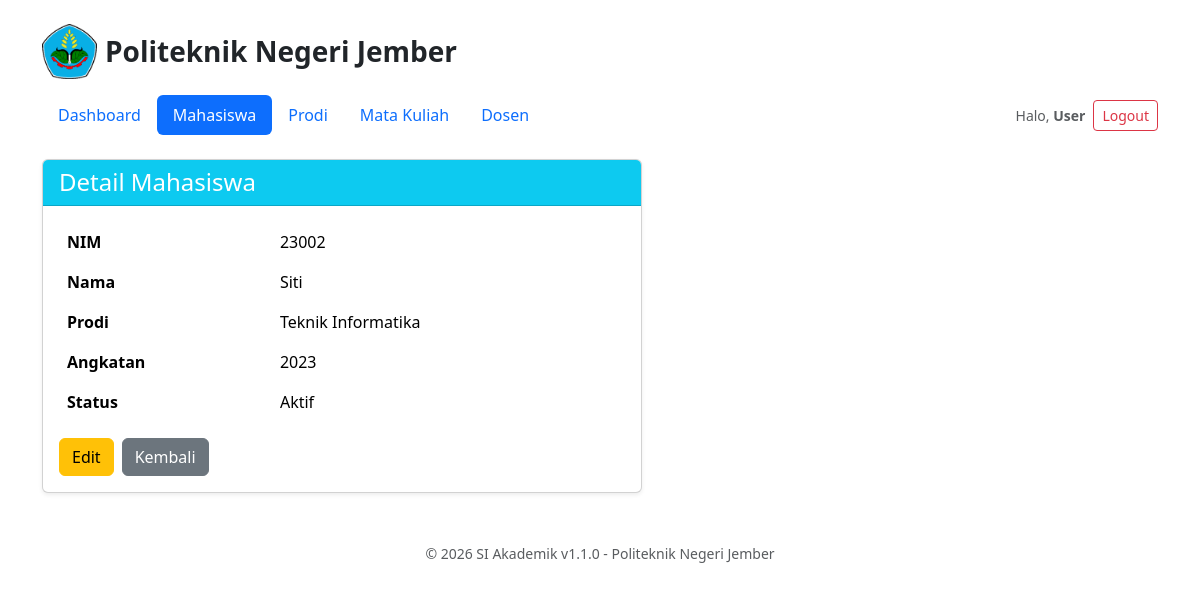
Page /setoran_BKPM-1/si-akademik_acara16/mahasiswa/23002 (signed in) on the committed database.
### tables this page shows
CREATE TABLE IF NOT EXISTS mahasiswa (
    id       INT AUTO_INCREMENT PRIMARY KEY,
    nim      VARCHAR(20)  NOT NULL UNIQUE,
    nama     VARCHAR(100) NOT NULL,
    email    VARCHAR(100) NOT NULL,
    prodi_id INT          NOT NULL,
    angkatan INT          NOT NULL,
    status   VARCHAR(10)  NOT NULL DEFAULT 'aktif'
);

CREATE TABLE IF NOT EXISTS prodi (
    id   INT AUTO_INCREMENT PRIMARY KEY,
    kode VARCHAR(10)  NOT NULL,
    nama VARCHAR(100) NOT NULL
);

### app/Views/layouts/main.php (called while the page is built, shortened)
<?php
require __DIR__ . '/../partials/header.php';
require __DIR__ . '/../partials/navbar.php';
require $content;
require __DIR__ . '/../partials/footer.php';

### app/Core/BaseController.php (called while the page is built, shortened)
<?php
class BaseController
{
    protected function view(
        string $view,
        array $data = [],
        string $active = '',
        bool $useLayout = true
    ): void {
        extract($data, EXTR_SKIP);
        $content = __DIR__ . '/../Views/' . $view . '.php';
        require __DIR__ . '/../Views/layouts/main.php';
    }
}

### app/Controllers/MahasiswaController.php (called while the page is built, shortened)
<?php
class MahasiswaController extends BaseController
{
    private MahasiswaService $service;
    public function __construct(MahasiswaService $service)
    {
        $this->service = $service;
    }
    public function show($nim): void
    {
        $this->view(
            'mahasiswa/detail',
            ['mahasiswaDitemukan' => $this->service->detail((string) $nim)],
            'mahasiswa'
        );
    }
}

### public/index.php (called while the page is built, shortened)
<?php
$routes = require __DIR__ . '/../routes/web.php';
$requestUri = parse_url($_SERVER['REQUEST_URI'], PHP_URL_PATH);
$method     = $_SERVER['REQUEST_METHOD'];
$uri = $requestUri;
if (defined('BASE_URL') && !empty(BASE_URL)) {
    if (str_starts_with($uri, BASE_URL)) {
        $uri = substr($uri, strlen(BASE_URL));
    }
}
try {
    $router = new App\Core\Router($routes);
    $router->dispatch($uri, $method);
} catch (Throwable $e) {
    App\Core\Logger::error('Error tak tertangani', $e);
    http_response_code(500);
    echo 'Terjadi gangguan pada sistem. Silakan coba beberapa saat lagi.';
}

### app/Models/Mahasiswa.php (called while the page is built, shortened)
<?php
class Mahasiswa
{
    private string $nim;
    private string $nama;
    private string $prodi;
    private string $angkatan;
    private string $status;
    public function __construct(
        string $nim,
        string $nama,
        string $prodi,
        string $angkatan = '',
        string $status = 'aktif'
    ) {
        $this->nim = $nim;
        $this->nama = $nama;
        $this->prodi = $prodi;
        $this->angkatan = $angkatan !== ''
            ? $angkatan
            : ('20' . substr($nim, 0, 2));
        $this->status = $status;
    }
    public function getNim(): string
    {
        return $this->nim;
    }
    public function getNama(): string
    {
        return $this->nama;
    }
    public function getProdi(): string
    {
        return $this->prodi;
    }
    public function getAngkatan(): string
    {
        return $this->angkatan;
    }
    public function getStatus(): string
    {
        return $this->status;
    }
}

### app/Repositories/MahasiswaRepository.php (called while the page is built, shortened)
<?php
class MahasiswaRepository
{
    private Database $database;
    public function __construct(Database $database)
    {
        $this->database = $database;
    }
    private function db(): PDO
    {
        return $this->database->getConnection();
    }
    public function findByNim(string $nim): ?Mahasiswa
    {
        $stmt = $this->db()->prepare(
            "SELECT m.nim, m.nama, m.angkatan, m.status,
                    p.nama AS prodi_nama
             FROM mahasiswa m
             JOIN prodi p ON m.prodi_id = p.id
             WHERE m.nim = :nim"
        );
        $stmt->execute([
            'nim' => $nim
        ]);
        $row = $stmt->fetch(PDO::FETCH_ASSOC);
        return new Mahasiswa(
            $row['nim'],
            $row['nama'],
            $row['prodi_nama'],
            (string) $row['angkatan'],
            $row['status']
        );
    }
}

### app/Core/Database.php (called while the page is built, shortened)
<?php
class Database
{
    private PDO $pdo;
    public function __construct()
    {
        $config = require __DIR__ . '/../../config/database.php';
        try {
            $this->pdo = new PDO(
                "mysql:host={$config['host']};dbname={$config['dbname']};charset={$config['charset']}",
                $config['username'],
                $config['password']
            );
            $this->pdo->setAttribute(
                PDO::ATTR_ERRMODE,
                PDO::ERRMODE_EXCEPTION
            );
        } catch (PDOException $e) {
            Logger::error('Koneksi database gagal', $e);
            throw new \RuntimeException('Koneksi database gagal', 0, $e);
        }
    }
    public function getConnection(): PDO
    {
        return $this->pdo;
    }
}

### config/database.php (called while the page is built)
<?php
return [
'host'     => '127.0.0.1:3307',
'dbname'   => 'si_akademik',
'username' => 'root',
'password' => '',
'charset'  => 'utf8mb4',
];

### app/Services/MahasiswaService.php (called while the page is built, shortened)
<?php
class MahasiswaService
{
    public function detail(string $nim)
    {
        return $this->repo->findByNim($nim);
    }
}

### app/Views/mahasiswa/detail.php (the view)
<div class="card shadow-sm" style="max-width:600px">
    <div class="card-header bg-info text-white">
        <h4 class="mb-0">Detail Mahasiswa</h4>
    </div>
<div class="card-body"><?php if($mahasiswaDitemukan):?><table class="table table-borderless">
        <tr>
            <th>NIM</th>
            <td><?=htmlspecialchars($mahasiswaDitemukan->getNim())?></td>
        </tr>
    <tr>
        <th>Nama</th>
        <td><?=htmlspecialchars($mahasiswaDitemukan->getNama())?></td>
    </tr>
<tr>
    <th>Prodi</th>
    <td><?=htmlspecialchars($mahasiswaDitemukan->getProdi())?></td>
</tr>
<tr>
    <th>Angkatan</th>
    <td><?=htmlspecialchars($mahasiswaDitemukan->getAngkatan())?></td>
</tr>
<tr>
    <th>Status</th>
    <td><?=htmlspecialchars(ucfirst($mahasiswaDitemukan->getStatus()))?></td>
</tr>
</table>
<div class="d-flex gap-2">
    <a href="<?=BASE_URL?>/mahasiswa/<?=urlencode($mahasiswaDitemukan->getNim())?>/edit" class="btn btn-warning">Edit</a>
    <a href="<?=BASE_URL?>/mahasiswa" class="btn btn-secondary">Kembali</a>
</div><?php else:?><p class="text-danger">Mahasiswa tidak ditemukan.</p>
<a href="<?=BASE_URL?>/mahasiswa" class="btn btn-secondary">Kembali</a><?php endif;?></div>
</div>

### app/Core/Router.php (shortened to what this page needs)
<?php
class Router
{
    private array $routes;
    public function __construct(array $routes)
    {
        $this->routes = $routes;
    }
    public function dispatch(string $uri, string $method): void
    {
        $uri = $this->normalize($uri);
        foreach ($this->routes[$method] ?? [] as $routePattern => $routeConfig) {
            $pattern = $this->normalize($routePattern);
            $regex = preg_replace(
                '/\{[a-zA-Z0-9_]+\}/',
                '([a-zA-Z0-9_]+)',
                $pattern
            );
            $regex = '#^' . $regex . '$#';
            if (preg_match($regex, $uri, $params)) {
                array_shift($params);
                $this->callController($routeConfig, $params);
                return;
            }
        }
    }
    private function normalize(string $path): string
    {
        $path = trim($path, '/');
        return $path === '' ? '/' : '/' . $path;
    }
    private function callController(
        array $routeConfig,
        array $params
    ): void {
        $controllerClass = "App\\Controllers\\{$routeConfig['controller']}";
        $action = $routeConfig['action'];
        $controller = $this->makeController($controllerClass);
        call_user_func_array(
            [$controller, $action],
            $params
        );
    }
    private function makeController(string $controllerClass): object
    {
        if ($controllerClass === 'App\\Controllers\\MahasiswaController') {
            $database = new Database();
            $service = new MahasiswaService(
                new MahasiswaRepository($database),
                new ProdiRepository($database)
            );
            return new $controllerClass($service);
        }
        return new $controllerClass();
    }
}

### rows in the picture
mahasiswa: nim "23002", nama "Siti", prodi.nama "Teknik Informatika", angkatan "2023", status "Aktif"
